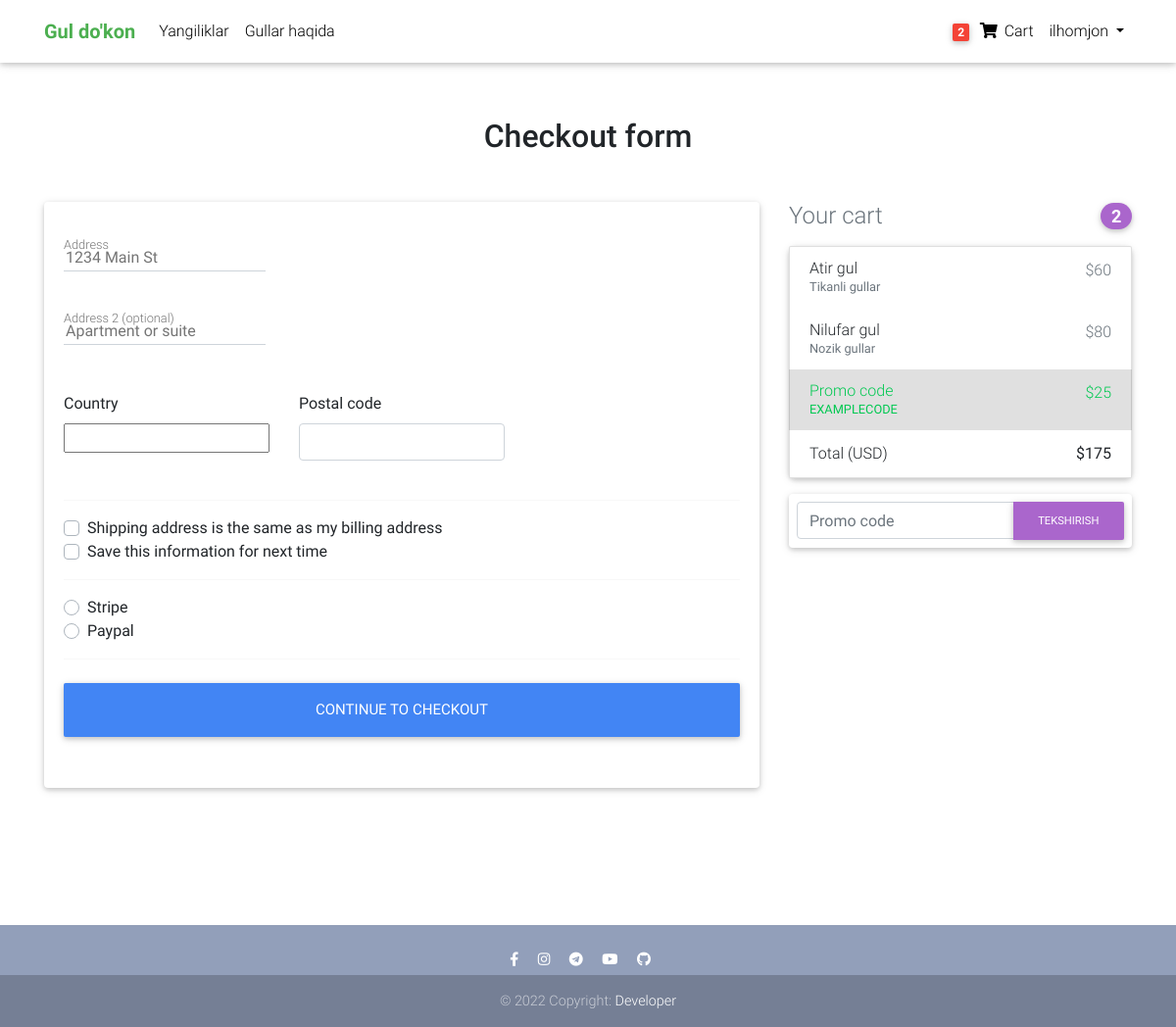
Page /checkout/ (signed in) on the earlier database version.
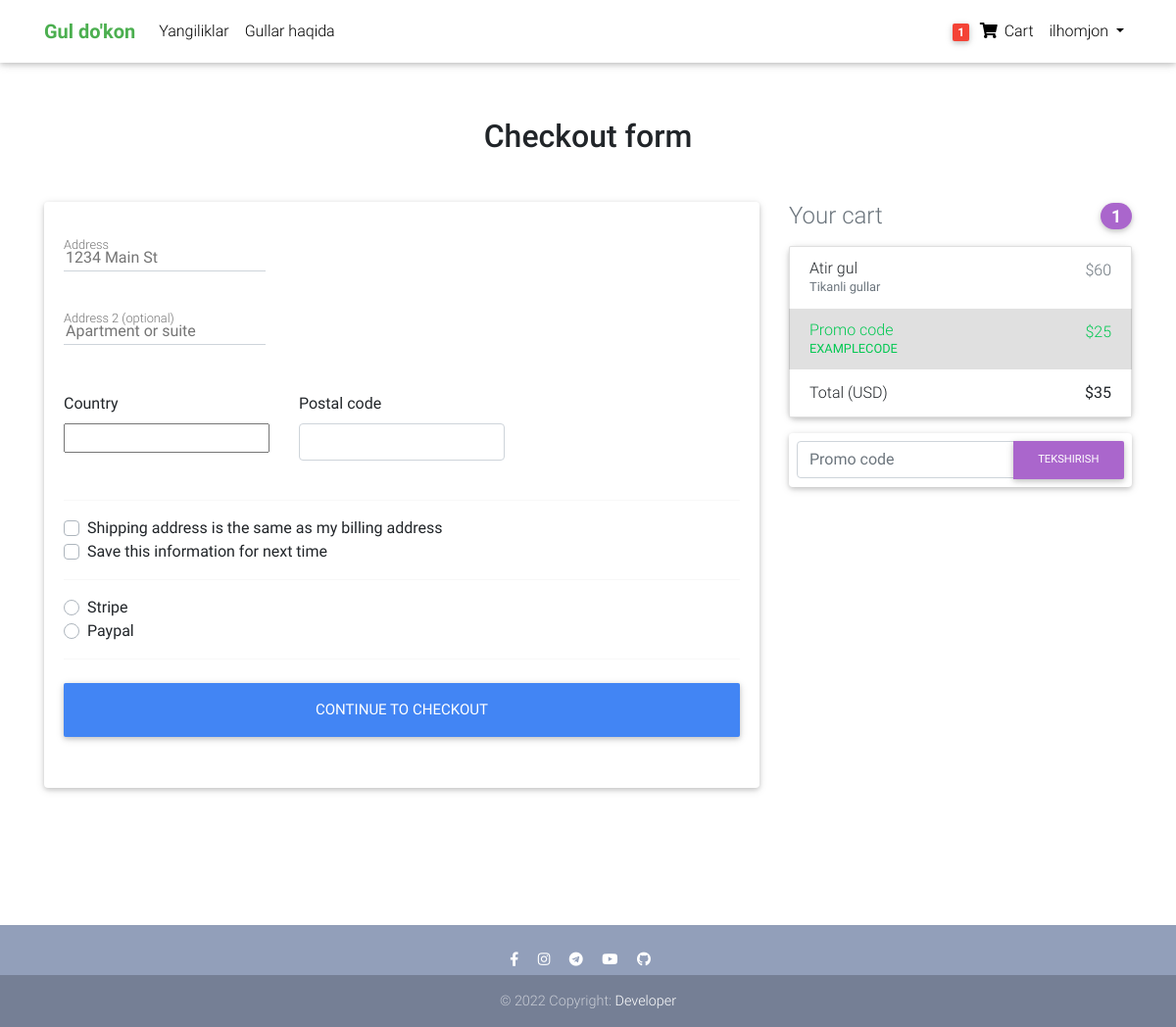
Same page on the later database version.
### accounts/models.py (models this page shows)
class CustomUser(AbstractUser):
    age = models.PositiveIntegerField(null=True, blank=True)

### flowers/models.py (models this page shows, shortened)
class Order(models.Model):
    user = models.ForeignKey(settings.AUTH_USER_MODEL, on_delete=models.CASCADE)
    products = models.ManyToManyField(OrderProduct)
    start_date = models.DateTimeField(auto_now_add=True)
    ordered_date = models.DateTimeField()
    ordered = models.BooleanField(default=False)
    order_completed = models.BooleanField(default=False)
    order_completed_date = models.DateTimeField(null=True, blank=True)
    billingAddress = models.ForeignKey('BillingAddress', on_delete=models.SET_NULL, blank=True, null=True)
    payment = models.ForeignKey('Payment', on_delete=models.SET_NULL, blank=True, null=True)
    promo_code_text = models.CharField(max_length=20, blank=True, null=True)
    promocode = models.ForeignKey('PromoCode', on_delete=models.SET_NULL, blank=True, null=True)
    def get_total(self):
        total = 0
        for order_product in self.products.all():
            total += order_product.get_final_price()
        promo_code = self.promocode
        if promo_code:
            if promo_code.discount_cash:
                total -= promo_code.discount_cash
            elif promo_code.discount_interest:
                total *= (100-promo_code.discount_interest) / 100
        return total

class OrderProduct(models.Model):
    user = models.ForeignKey(settings.AUTH_USER_MODEL, on_delete=models.CASCADE)
    ordered = models.BooleanField(default=False)
    product = models.ForeignKey(Product, on_delete=models.CASCADE)
    quantity = models.IntegerField(default=1)
    def get_total_product_price(self):
        return self.quantity * self.product.price
    def get_total_product_discount_price(self):
        return self.quantity * self.product.discount_price
    def get_final_price(self):
        if self.product.discount_price:
            return self.get_total_product_discount_price()
        return self.get_total_product_price()

class Product(models.Model):
    name = models.CharField(max_length=50)
    description = RichTextField()
    date = models.DateTimeField(auto_now_add=True)
    image = models.ImageField(upload_to='images/')
    price = models.IntegerField()
    discount_price = models.IntegerField(null=True, blank=True)
    category = models.ForeignKey(Category, on_delete=models.CASCADE)
    label = models.CharField(choices=LABEL_CHOICES, max_length=10, null=True, blank=True)
    class Meta:
        verbose_name_plural = "Products"

class Category(models.Model):
    name = models.CharField(max_length=50)
    class Meta:
        verbose_name_plural = "Categories"
    def __str__(self):
        return self.name

class PromoCode(models.Model):
    promocode = models.CharField(max_length=20)
    min_price = models.IntegerField(blank=True, null=True)
    discount_cash = models.IntegerField(null=True, blank=True)
    discount_interest = models.IntegerField(null=True, blank=True)

### flowers/views.py (the view, shortened to what this page needs)
# urls.py: path('checkout/', CheckOutView.as_view(), name='checkout'),
class CheckOutView(View):
    def get(self, *args, **kwargs):
        form = CheckOutForm()
        form_promocode = PromoCodeForm()
        order = get_object_or_404(Order, user=self.request.user, ordered=False)
        order_product = order.products.all()
        n = len(order_product)
        context = {
            "form": form,
            'form_promocode': form_promocode,
            'order': order,
            'n': n,
        }
        return render(self.request, 'checkout-page.html', context)

### flowers/forms.py
class CheckOutForm(forms.Form):
    street_address = forms.CharField(widget=forms.TextInput(attrs={
        "placeholder": '1234 Main St',
    }))
    apartment_address = forms.CharField(required=False, widget=forms.TextInput(attrs={
        'placeholder': "Apartment or suite",
    }))
    country = CountryField(blank_label='(select country)').formfield(
        widget=CountrySelectWidget(attrs={
            'class': "custom-select d-block w-100",
        })
    )
    zip = forms.CharField(widget=forms.TextInput(attrs={
        'class': "form-control"
    }))
    same_shipping_address = forms.BooleanField(required=False)
    save_info = forms.BooleanField(required=False)
    payment_option = forms.ChoiceField(widget=forms.RadioSelect, choices=PAYMENT_CHOISE)

class PromoCodeForm(forms.Form):
    promocode = forms.CharField(max_length=20, widget=forms.TextInput(attrs={
        'type': "text",
        'class': "form-control",
        "placeholder": "Promo code",
        'aria - label': "Recipient's username",
        'aria - describedby': "basic-addon2",
    }))

### template/checkout-page.html (shortened to what the changed rows need)
{% extends 'base.html' %}
{% load crispy_forms_tags %}
{% block content %}
  <main class="mt-0 pt-0">
    <div class="container wow fadeIn">
      <h2 class="my-5 h2 text-center">Checkout form</h2>
      <div class="row">
        <div class="col-md-8 mb-4">
          <div class="card">
            <form method="post" class="card-body">
              <div class="d-block my-3">
                {% for value, name in form.fields.payment_option.choices %}
                <div class="custom-control custom-radio">
                  <label class="custom-control-label" for="{{ name }}">{{ name }}</label>
                </div>
                  {% endfor %}
              </div>
            </form>
          </div>
        </div>
        <div class="col-md-4 mb-4">
          <h4 class="d-flex justify-content-between align-items-center mb-3">
            <span class="text-muted">Your cart</span>
            <span class="badge badge-secondary badge-pill">{{n}}</span>
          </h4>
          <ul class="list-group mb-3 z-depth-1">
              {% for product in order.products.all %}
            <li class="list-group-item d-flex justify-content-between lh-condensed">
              <div>
                <h6 class="my-0">{{ product.product.name }}</h6>
                <small class="text-muted">{{ product.product.category }}</small>
              </div>
                {% if product.product.discount_price %}
              <span class="text-muted">${{ product.product.discount_price }}</span>
                {% else %}
                <span class="text-muted">${{ product.product.price }}</span>
                {% endif %}
            </li>
              {% endfor %}
            <li class="list-group-item d-flex justify-content-between bg-light">
              <div class="text-success">
                <h6 class="my-0">Promo code</h6>
                <small>EXAMPLECODE</small>
              </div>
                {% if order.promocode.discount_cash %}
                    <span class="text-success">${{ order.promocode.discount_cash }}</span>
                {% elif order.promocode.discount_interest %}
                    <span class="text-success">{{ order.promocode.discount_interest }}%</span>
                {% endif %}
            </li>
            <li class="list-group-item d-flex justify-content-between">
              <span>Total (USD)</span>
              <strong>${{ order.get_total }}</strong>
            </li>
          </ul>
        </div>
      </div>
    </div>
  </main>
 {% endblock content %}

### template/base.html (shortened to what this page needs)
{% load static %}
{% load card_template_tags %}
<!doctype html>
<html lang="uz">
<head>
  <link href="https://cdn.jsdelivr.net/npm/bootstrap@5.2.3/dist/css/bootstrap.min.css" rel="stylesheet">
  <link href="https://getbootstrap.com/docs/5.2/assets/css/docs.css" rel="stylesheet">
  <link rel="stylesheet" href="https://use.fontawesome.com/releases/v5.11.2/css/all.css">
  <link href="/static/css/bootstrap.min.css" rel="stylesheet">
  <link href="/static/css/mdb.min.css" rel="stylesheet">
  <link href="/static/css/style.min.css" rel="stylesheet">
</head>
<body>
  <nav class="navbar fixed-top navbar-expand-lg navbar-light white scrolling-navbar">
    <div class="container">
      <a class="navbar-brand waves-effect" href="/category/0/page/1/">
        <strong class="green-text"><b>Gul do'kon</b></strong>
      </a>
      <div class="collapse navbar-collapse" id="navbarSupportedContent">
        <ul class="navbar-nav mr-auto">
          <li class="nav-item">
            <a class="nav-link waves-effect" href="">Yangiliklar</a>
          </li>
          <li class="nav-item">
            <a class="nav-link waves-effect" href="">Gullar haqida</a>
          </li>
        </ul>
        <ul class="navbar-nav nav-flex-icons">
          {% if user.is_authenticated %}
          <li class="nav-item">
            <a href="{% url 'order-summary' %}" class="nav-link waves-effect">
              <span class="badge red z-depth-1 mr-1"> {{ user|card_flower_count }} </span>
              <i class="fas fa-shopping-cart"></i>
              <span class="clearfix d-none d-sm-inline-block"> Cart </span>
            </a>
          </li>
           <li class="nav-item dropdown">
              <a class="nav-link dropdown-toggle" href="#" role="button" data-bs-toggle="dropdown" aria-expanded="false">
                {{ user.username }}
              </a>
            </li>
          {% else %}
          <div class="button small">
            <a href="{% url 'login' %}" class="btn btn-outline-dark" type="submit" style="height:40; width:120;">login</a></div>
          {% endif %}
        </ul>
      </div>
    </div>
  </nav>
    <main>
        {% block content %}
        {% endblock content %}
    </main>
  <footer class="page-footer text-center font-small mt-4 wow fadeIn">
    <hr class="my-4">
    <div class="pb-1">
      <a href="https://www.facebook.com/profile.php?id=100075273840350&mibextid=ZbWKwL" target="_blank">
        <i class="fab fa-facebook-f mr-3"></i>
      </a>
      <a href="https://www.instagram.com/rahimov_ilhomjon01/" target="_blank">
        <i class="fab fa-instagram mr-3"></i>
      </a>
      <a href="http://t.me/Rahimov_Ilhomjon" target="_blank">
        <i class="fab fa-telegram mr-3"></i>
      </a>
      <a href="https://www.youtube.com/@realpythonacademy3211" target="_blank">
        <i class="fab fa-youtube mr-3"></i>
      </a>
      <a href="https://github.com/RahimovIlhom" target="_blank">
        <i class="fab fa-github mr-3"></i>
      </a>
    </div>
    <div class="footer-copyright py-3">
      © 2022 Copyright:
      <a href="" target="_blank"> Developer </a>
    </div>
  </footer>
  </body>
</html>

Differences in the rows shown:
removed OrderProduct: product.name "Nilufar gul", product.category "Nozik gullar", product.discount_price "80"
changed CustomUser "ilhomjon": id "2" → "1"
changed Order: get_total "175" → "35"
Other differences:
{{ n }}: "2" → "1"
